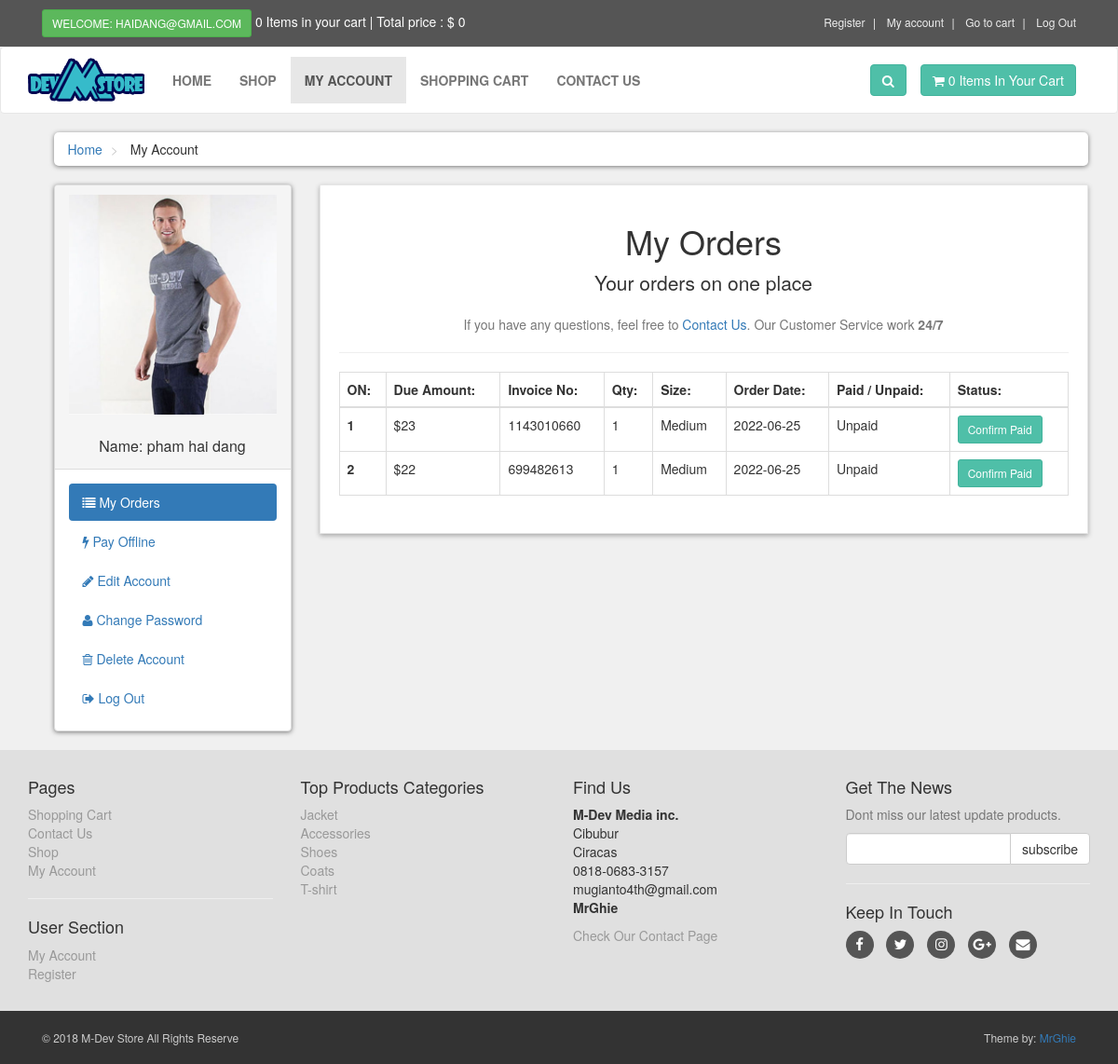
The page /ecommerce-website/customer/my_account.php?my_orders (signed in) on the database its author committed.
### tables this page shows
CREATE TABLE `tbl_customers` (
  `customer_id` int(10) NOT NULL,
  `customer_name` varchar(255) NOT NULL,
  `customer_email` varchar(255) NOT NULL,
  `customer_pass` varchar(255) NOT NULL,
  `customer_country` text NOT NULL,
  `customer_city` text NOT NULL,
  `customer_contact` varchar(255) NOT NULL,
  `customer_address` text NOT NULL,
  `customer_image` text NOT NULL,
  `customer_ip` varchar(100) NOT NULL
);

CREATE TABLE `tbl_customer_order` (
  `order_id` int(10) NOT NULL,
  `customer_id` int(10) NOT NULL,
  `due_amount` int(100) NOT NULL,
  `invoice_no` int(100) NOT NULL,
  `qty` int(10) NOT NULL,
  `size` text NOT NULL,
  `order_date` date NOT NULL,
  `order_status` text NOT NULL
);

CREATE TABLE `tbl_product_categories` (
  `p_cat_id` int(10) NOT NULL,
  `p_cat_title` text NOT NULL,
  `p_cat_desc` text NOT NULL,
  `p_cat_top` text NOT NULL,
  `p_cat_image` text NOT NULL
);

### ecommerce-website/customer/my_orders.php (the view)
<center>
    <h1> My Orders </h1>
    <p class="lead"> Your orders on one place</p>
    <p class="text-muted">
        If you have any questions, feel free to <a href="../contact.php">Contact Us</a>. Our Customer Service work <strong>24/7</strong>
    </p>
</center>
<hr>
<div class="table-responsive">
    <table class="table table-bordered table-hover">
        <thead>
            <tr>
                <th> ON: </th>
                <th> Due Amount: </th>
                <th> Invoice No: </th>
                <th> Qty: </th>
                <th> Size: </th>
                <th> Order Date:</th>
                <th> Paid / Unpaid: </th>
                <th> Status: </th>
            </tr>
        </thead>
        <tbody>
            <?php
                $stt = 0;
                $cus_session = $_SESSION['customer_email'];
                $get_cus = "SELECT * FROM tbl_customers WHERE customer_email = '$cus_session'";
                $run_get_cus = mysqli_query($conn , $get_cus);
                $rows_cus = mysqli_fetch_array($run_get_cus);
                $cus_id = $rows_cus['customer_id'];
                $get_cus_order = "SELECT * FROM tbl_customer_order WHERE customer_id = $cus_id";
                $run_get_cus_order = mysqli_query($conn , $get_cus_order);
                while($row_cus_order = mysqli_fetch_array($run_get_cus_order)){
                    $order_id = $row_cus_order['order_id'];
                    $due_amount = $row_cus_order['due_amount'];
                    $invoice_no = $row_cus_order['invoice_no'];
                    $qty = $row_cus_order['qty'];
                    $size = $row_cus_order['size'];
                    $order_date = substr($row_cus_order['order_date'],0,11);
                    $order_status = $row_cus_order['order_status'];
                    if($order_status == 'pending'){
                        $order_status = 'Unpaid';
                    }else{
                        $order_status = 'Paid';
                    }
                    $stt++;
                    ?>
                        <tr>
                            <th> <?php echo $stt ?></th>
                            <td> <?php echo '$'.$due_amount ?></td>
                            <td> <?php echo $invoice_no ?> </td>
                            <td> <?php echo $qty ?></td>
                            <td> <?php echo $size ?></td>
                            <td> <?php echo $order_date ?></td>
                            <td> <?php echo $order_status ?></td>
                            <td>
                                <a href='confirm.php?order_id=<?php echo $order_id ?>' target='_blank' class='btn btn-primary btn-sm'> Confirm Paid </a>
                            </td>
                        </tr>
            <?php
                }
            ?>
        </tbody>
    </table>
</div>

### ecommerce-website/customer/includes/sidebar.php
<div class="panel panel-default sidebar-menu">
    <div class="panel-heading">
        <?php
            $customer_session = $_SESSION["customer_email"];
            $get_customer = "SELECT * FROM tbl_customers WHERE customer_email = '$customer_session'";
            $run_get_customer = mysqli_query($conn , $get_customer);
            $rows_customer = mysqli_fetch_array($run_get_customer);
            $customer_image = $rows_customer['customer_image'];
            $customer_name = $rows_customer['customer_name'];
            echo "
                <center>
                <img src='customer_images/$customer_image' alt='Mdev Profile' class='img-responsive'>
                </center>
                <br/>
                <h3 align='center' class='panel-title'>
                    Name: $customer_name
                </h3>
            ";
        ?>
    </div>
    <div class="panel-body">
        <ul class="nav-pills nav-stacked nav">
            <li class="<?php if(isset($_GET['my_orders'])){ echo "active"; } ?>">
                <a href="my_account.php?my_orders">
                    <i class="fa fa-list"></i> My Orders
                </a>
            </li>
            <li class="<?php if(isset($_GET['pay_offline'])){ echo "active"; } ?>">
                <a href="my_account.php?pay_offline">
                    <i class="fa fa-bolt"></i> Pay Offline
                </a>
            </li>
            <li class="<?php if(isset($_GET['edit_account'])){ echo "active"; } ?>">
                <a href="my_account.php?edit_account">
                    <i class="fa fa-pencil"></i> Edit Account
                </a>
            </li>
            <li class="<?php if(isset($_GET['change_pass'])){ echo "active"; } ?>">
                <a href="my_account.php?change_pass">
                    <i class="fa fa-user"></i> Change Password
                </a>
            </li>
            <li class="<?php if(isset($_GET['delete_account'])){ echo "active"; } ?>">
                <a href="my_account.php?delete_account">
                    <i class="fa fa-trash-o"></i> Delete Account
                </a>
            </li>
            <li>
                <a href="logout.php">
                    <i class="fa fa-sign-out"></i> Log Out
                </a>
            </li>
        </ul>
    </div>
</div>

### ecommerce-website/customer/includes/footer.php (shortened to what this page needs)
<div id="footer">
    <div class="container">
        <div class="row">
            <div class="col-sm-6 col-md-3">
               <h4>Pages</h4>
                <ul>
                    <li><a href="../cart.php">Shopping Cart</a></li>
                    <li><a href="../contact.php">Contact Us</a></li>
                    <li><a href="../shop.php">Shop</a></li>
                    <li><a href="my_account.php">My Account</a></li>
                </ul>
                <hr>
                <h4>User Section</h4>
                <ul>
                    <li>
                         <?php
                            if(!isset($_SESSION['customer_email'])){
                                echo "<a href='../checkout.php'>Login</a>";
                            }else{
                                echo "<a href='my_account.php?my_orders'>My Account</a>";
                            }
                        ?>
                    </li>
                    <li><a href="../customer_register.php">Register</a></li>
                </ul>
            </div>
            <div class="com-sm-6 col-md-3">
                <h4>Top Products Categories</h4>
                <ul>
                    <?php
                        $get_p_cats = "select * from tbl_product_categories";
                        $res_p_cats = mysqli_query($conn ,$get_p_cats);
                        while($row_p_cats=mysqli_fetch_array($res_p_cats)){
                            $p_cat_id = $row_p_cats['p_cat_id'];
                            $p_cat_title = $row_p_cats['p_cat_title'];
                            echo "
                                <li>
                                    <a href='../shop.php?p_cat=$p_cat_id'>
                                        $p_cat_title
                                    </a>
                                </li>
                            ";
                        }
                    ?>
                </ul>
            </div>
            <div class="col-sm-6 col-md-3">
                <h4>Find Us</h4>
                <p>
                    <strong>M-Dev Media inc.</strong>
                    <br/>Cibubur
                    <br/>Ciracas
                    <br/>0818-0683-3157
                    <br/>mugianto4th@gmail.com
                    <br/><strong>MrGhie</strong>
                </p>
                <a href="../contact.php">Check Our Contact Page</a>
            </div>
            <div class="col-sm-6 col-md-3">
                <h4>Get The News</h4>
                <p class="text-muted">
                    Dont miss our latest update products.
                </p>
                <form action="" method="post">
                    <div class="input-group">
                        <input type="text" class="form-control" name="email">
                        <span class="input-group-btn">
                            <input type="submit" value="subscribe" class="btn btn-default">
                        </span>
                    </div>
                </form>
                <hr>
                <h4>Keep In Touch</h4>
                <p class="social">
                    <a href="#" class="fa fa-facebook"></a>
                    <a href="#" class="fa fa-twitter"></a>
                    <a href="#" class="fa fa-instagram"></a>
                    <a href="#" class="fa fa-google-plus"></a>
                    <a href="#" class="fa fa-envelope"></a>
                </p>
            </div>
        </div>
    </div>
</div>
<div id="copyright">
    <div class="container">
        <div class="col-md-6">
            <p class="pull-left">&copy; 2018 M-Dev Store All Rights Reserve</p>
        </div>
        <div class="col-md-6">
            <p class="pull-right">Theme by: <a href="#">MrGhie</a></p>
        </div>
    </div>
</div>

### ecommerce-website/customer/styles/style.css (style rules this page uses)
body { font-size: 14px; line-height: 1.42857143; color: #333333; background: #f0f0f0; overflow-x: hidden; }
.btn-primary { color: rgb(255, 255, 255); background: rgb(79, 191, 168); border-color: rgb(65, 179, 156); }
#content .panel.sidebar-menu { box-sizing: border-box; box-shadow: 0px 1px 5px rgba(0, 0, 0, .5); }
#content .panel.sidebar-menu h3 { padding: 5px 0px; margin: 0px; }
#footer { background: #e0e0e0; padding: 20px 0; }
#footer a { color: #999999; padding: 0; text-decoration: none; }
#footer ul { list-style: none; padding-left: 0px; }
#footer .social { text-align: left; }
#footer .social a { margin: 0px 10px 0px 0px; display: inline-block; color: #ffffff; width: 30px; height: 30px; border-radius: 15px; line-height: 30px; font-size: 15px; text-align: center; vertical-align: bottom; background: #555555; text-decoration: none; }
#copyright { background: #333333; color: #cccccc; padding: 20px 0px; font-size: 12px; }
#copyright p { margin: 0px; }

### rows shown on the page
tbl_customers: customer_image (picture), customer_name "pham hai dang"
tbl_customer_order: due_amount "23", invoice_no "1143010660", qty "1", size "Medium", order_date "2022-06-25", order_status "Unpaid"
tbl_customer_order: due_amount "22", invoice_no "699482613", qty "1", size "Medium", order_date "2022-06-25", order_status "Unpaid"
tbl_product_categories: p_cat_title "Jacket"
tbl_product_categories: p_cat_title "Accessories"
tbl_product_categories: p_cat_title "Shoes"
tbl_product_categories: p_cat_title "Coats"
tbl_product_categories: p_cat_title "T-shirt"

### other values the page prints
$_SESSION['customer_email'] "HAIDANG@GMAIL.COM"
$count_items "0 0"
$total_price "0"
